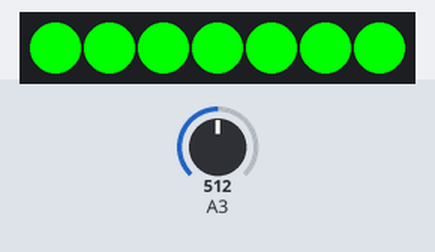
Simulated run of this sketch. Board: ATtiny85, built with avr-gcc and run on an emulated ATtiny85. On the bench: 7 RGB LEDs in strip order, left to right. Inputs (shaded band) come from the test bench; at power-on: A3 = 512.

Above: at 1.2 s.
1.3 s: A3 set to 583
2.8 s: A3 set to 614
At 4.0 s:
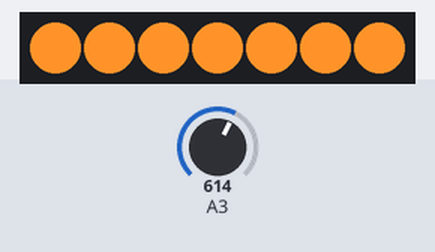
4.3 s: A3 set to 716
At 5.2 s:
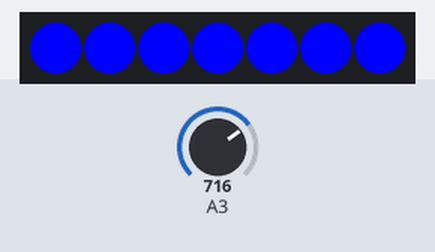
5.8 s: A3 set to 765
7.3 s: A3 set to 788
At 8.5 s:
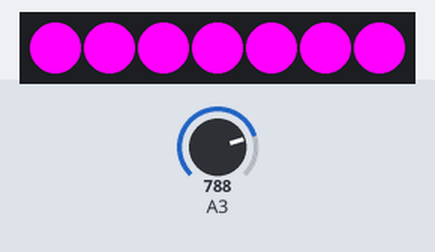
8.8 s: A3 set to 900
At 9.9 s:
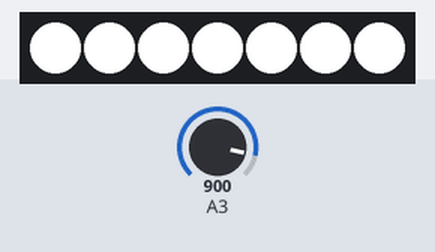
Timing chart, 0 to 11.3 s (numbered marks = the images above; inputs shaded):
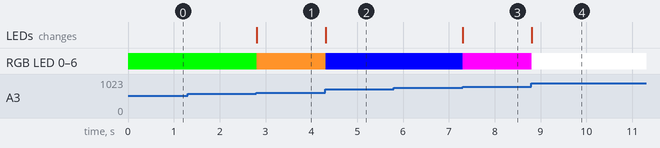

The sketch:

ShellLampNeopixelColorMixerOnly.ino
```cpp
#include <Adafruit_NeoPixel.h>
#ifdef __AVR__
  #include <avr/power.h>
#endif

#define PIN            1  // Which pin on the Arduino is connected to the NeoPixels?

#define NUMPIXELS      7

Adafruit_NeoPixel pixels = Adafruit_NeoPixel(NUMPIXELS, PIN, NEO_GRB + NEO_KHZ800);

int delayval = 500; // delay for half a second

int button = 4;
int latch_state;
int button_delay;

int potPin = 3;
int potVal = 0;

int red;
int green;
int blue;

int switchCase;

void setup() {

  // This is for Trinket 5V 16MHz, you can remove these three lines if you are not using a Trinket
#if defined (__AVR_ATtiny85__)
  if (F_CPU == 16000000) clock_prescale_set(clock_div_1);
#endif
  // End of trinket special code

  pixels.begin(); // This initializes the NeoPixel library.

  button_delay = 0;
  latch_state = 0;

  pinMode(button, INPUT_PULLUP);
  pinMode(potPin, INPUT_PULLUP);

  int red = 0;
  int green = 0;
  int blue = 0;

  int switchCase = 0;

}

void loop() {

 potVal = analogRead(potPin) / 4;   // read the potentiometer value at the input pin

   if (potVal > 0 && potVal < 100){
    switchCase = 0;
  }
      else if (potVal >= 100 && potVal < 115){
        switchCase = 1;
      }
      else if (potVal >= 115 && potVal < 135){
        switchCase = 2;
      }
      else if (potVal >= 135 && potVal < 150){
        switchCase = 3;
      }
      else if (potVal >= 150 && potVal < 165){
        switchCase = 4;
      }
      else if (potVal >= 165 && potVal < 180){
        switchCase = 5;
      }
      else if (potVal >= 195 && potVal < 210){
        switchCase = 6;
      }
      else if (potVal >= 210 && potVal < 225){
        switchCase = 7;
      }
      else if (potVal >= 225 && potVal < 240){
        switchCase = 8;
      }
      else {
        switchCase = 9;
      }

switch(switchCase){
  case 0:
    red = 0;
    green = 0;
    blue = 0;
    break;
  case 1:
    red = 255;
    green = 0;
    blue = 0;
    break;
  case 2:
    red = 0;
    green = 255;
    blue = 0;
    break;
  case 4:
    red = 255;
    green = 147;
    blue = 41;
    break;
  case 5:
    red = 0;
    green = 0;
    blue = 255;
    break;
  case 6:
    red = 255;
    green = 0;
    blue = 255;
    break;
  case 7:
    red = 0;
    green = 0;
    blue = 255;
    break;
  case 8:
    red = 255;
    green = 255;
    blue = 255;
    break;
}


  for(int i=0;i<NUMPIXELS;i++){

    pixels.setPixelColor(i, pixels.Color(red, green, blue));

    pixels.show(); // This sends the updated pixel color to the hardware.

  }

}
```

Measured:
- the behaviour switches between 599 and 600 on A3 (found by bisection; images 0 and 1)
- the behaviour switches between 779 and 780 on A3 (found by bisection; images 2 and 3)
- after the input at 1.3 s, every drawn part: stays the same
- after the input at 2.8 s, RGB LED 0–6: RGB(0, 255, 0) → RGB(255, 147, 41) at once; the LEDs: change at once (image 1)
- after the input at 4.3 s, RGB LED 0–6: RGB(255, 147, 41) → RGB(0, 0, 255) at once; the LEDs: change at once (image 2)
- after the input at 5.8 s, every drawn part: stays the same
- after the input at 7.3 s, RGB LED 0–6: RGB(0, 0, 255) → RGB(255, 0, 255) at once; the LEDs: change at once (image 3)
- after the input at 8.8 s, RGB LED 0–6: RGB(255, 0, 255) → RGB(255, 255, 255) at once; the LEDs: change at once (image 4)
